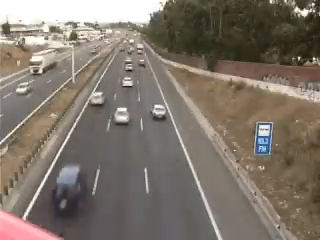
#> input picture frame 23 of AutoEstrada.avi, 320 x 240 px
$ python Detection_Script.py
#> lines starting #> are read from the running program, lines starting #| are printed output that depends on the picture; after the words box and inside, x2 and y2 are one past the last pixel; in counts of white or black regions, pixels touching at a corner belong together
#AutoEstrada.Avi

import cv2

ncarros = 0
ncarros_atuais = 0
ncarros_frame_anterior = 0


cap = cv2.VideoCapture("AutoEstrada.avi")

object_detector = cv2.createBackgroundSubtractorMOG2()


def update_ncarros(ncarros,ncarros_atuais,ncarros_frame_anterior):

    if(ncarros_atuais == ncarros_frame_anterior):
        ncarros = ncarros;
    elif(ncarros_atuais > ncarros_frame_anterior):
        ncarros = ncarros + (ncarros_atuais - ncarros_frame_anterior);
    return ncarros

# Check if camera opened successfully
if (cap.isOpened()== False):
  print("Error opening video stream or file")

while (cap.isOpened()):
    #lê o frame atual
    ret, frame = cap.read()
#> frame is the input picture: shape (240, 320, 3); mean B, G, R 106.2, 117.2, 126.9

    if ret == True:

        #desenha um retângulo na zona de deteção de veículos
        cv2.rectangle(frame,(45,100),(202,202),(255,0,0),2)
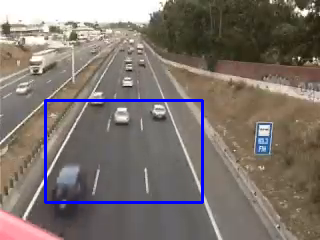
#> frame: shape (240, 320, 3); 2.02% of pixels changed, all inside (x1, y1, x2, y2) = (44, 99, 204, 204)

        #filtro que aplica os contornos apenas nessa região
        filtro = frame[100:202,45:202]
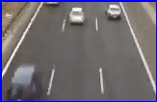
#> filtro: shape (102, 157, 3); mean B, G, R 114, 105.8, 110.4

        #máscara que permite a destinção de objetos relativamente ao ambiente
        mask = object_detector.apply(filtro)
#> mask: shape (102, 157); every value is 127


        #binarização do frame
        _, mask = cv2.threshold(mask,0,255,cv2.THRESH_BINARY + cv2.THRESH_OTSU)
#> mask: shape (102, 157); every value is 255

        #contornos
        contours,_ = cv2.findContours(mask,cv2.RETR_TREE,cv2.CHAIN_APPROX_SIMPLE)
#> contours = [[[0, 0], [0, 101], [156, 101], [156, 0]]]

        veiculos = []

        id_carros = ncarros

        for cnt in contours:
            i = 0
            area = cv2.contourArea(cnt)

           #filtro de contorno
            if area>250:
                x,y,w,h = cv2.boundingRect(cnt)
                cv2.rectangle(filtro,(x,y),(x+w,y+h),(0,255,0),2)
                veiculos.append([x,y,w,h])
                ncarros_atuais = len(veiculos) - 1
                cv2.putText(frame,str(id_carros+i),(x,y+100),cv2.FONT_HERSHEY_SIMPLEX,1,(0,0,255),2)
                i = i+1;
#> this loop made 1 pass
#> (cnt, i, area, x, y, w, h, ncarros_atuais) on pass 1: ([[0, 0], [0, 101], [156, 101], [156, 0]], 1, 15756, 0, 0, 157, 102, 0)
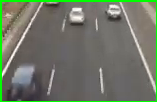
#> filtro: shape (102, 157, 3); 4.8% of pixels changed, all inside (x1, y1, x2, y2) = (0, 0, 157, 102)
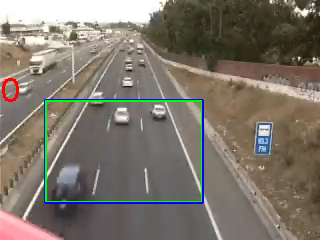
#> frame: shape (240, 320, 3); 1.22% of pixels changed, all inside (x1, y1, x2, y2) = (2, 78, 202, 202)
#> after the loop, veiculos = [[0, 0, 157, 102]]
        ncarros = update_ncarros(ncarros,ncarros_atuais,ncarros_frame_anterior)
#> in update_ncarros, `ncarros = ncarros;`: ncarros = 0
#> ncarros = 0
        ncarros_frame_anterior = ncarros_atuais
#> ncarros_frame_anterior = 0

        print("CARROS Atuais")
        print(ncarros_atuais)
#| 0
        print("CARROS")
        print(ncarros)
#| 0
        cv2.imshow("Frame", frame)

        # Press Q on keyboard to  exit
        if cv2.waitKey(25) & 0xFF == ord('q'):
#> (key q is pressed here)
            break
    else:
        break


print("CARROS")
print(ncarros)
#| 0
cap.release()
cv2.destroyAllWindows()

$ run again, starting later in the video
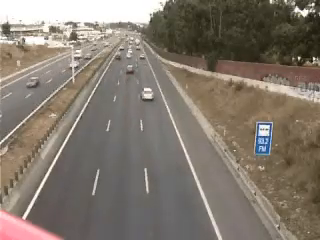
#> input picture frame 105 of AutoEstrada.avi, 320 x 240 px
#> frame is the input picture: shape (240, 320, 3); mean B, G, R 109.1, 120.2, 129.9
#> contours = [[[0, 0], [0, 101], [156, 101], [156, 0]]]
#> the loop `for cnt in contours:` made 1 pass
#> (cnt, i, area, x, y, w, h, ncarros_atuais) on pass 1: ([[0, 0], [0, 101], [156, 101], [156, 0]], 1, 15756, 0, 0, 157, 102, 0)
#> after the loop `for cnt in contours:`:
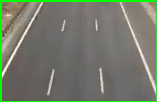
#> filtro: shape (102, 157, 3); mean B, G, R 104.9, 122.2, 114.6
#> after the loop `for cnt in contours:`:
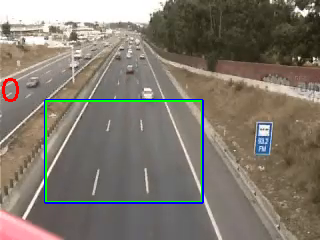
#> frame: shape (240, 320, 3); mean B, G, R 109.1, 119.9, 127.6
#> after the loop `for cnt in contours:`: veiculos = [[0, 0, 157, 102]]
#> in update_ncarros, `ncarros = ncarros;`: ncarros = 0
#| 0
#| 0
#| 0

$ run again, starting later in the video
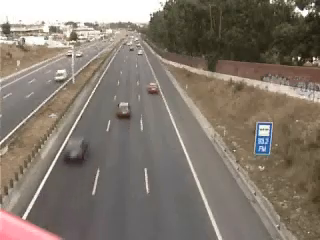
#> input picture frame 187 of AutoEstrada.avi, 320 x 240 px
#> frame is the input picture: shape (240, 320, 3); mean B, G, R 109.3, 120.1, 130
#> contours = [[[0, 0], [0, 101], [156, 101], [156, 0]]]
#> the loop `for cnt in contours:` made 1 pass
#> (cnt, i, area, x, y, w, h, ncarros_atuais) on pass 1: ([[0, 0], [0, 101], [156, 101], [156, 0]], 1, 15756, 0, 0, 157, 102, 0)
#> after the loop `for cnt in contours:`:
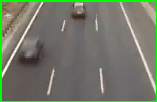
#> filtro: shape (102, 157, 3); mean B, G, R 103.7, 120.8, 113.9
#> after the loop `for cnt in contours:`:
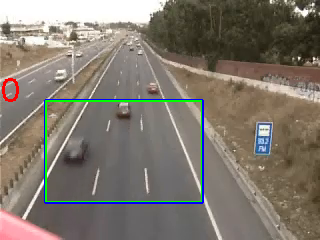
#> frame: shape (240, 320, 3); mean B, G, R 109.3, 119.9, 127.6
#> after the loop `for cnt in contours:`: veiculos = [[0, 0, 157, 102]]
#> in update_ncarros, `ncarros = ncarros;`: ncarros = 0
#| 0
#| 0
#| 0
